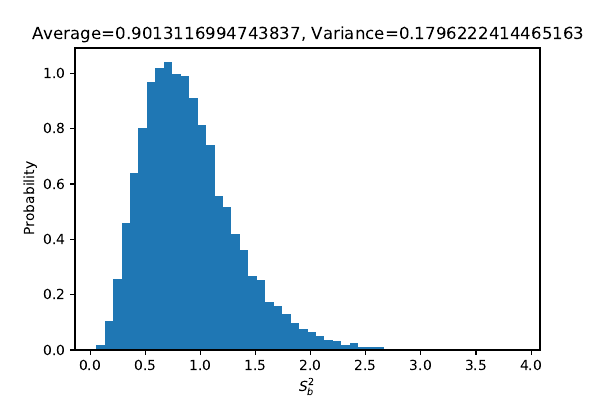

Here is the Python script that generated this plot:
import numpy as np
import matplotlib.pyplot as plt
# 5.2.1
n = 10
M = 10000
def calc_Sbsq(xlist):
    xbar = np.mean(xlist)
    return np.sum((xlist - xbar)**2) / len(xlist)
# Experiment for n=10
xlist = np.random.normal(loc=0, scale=1.0, size=n)
Sbsq = calc_Sbsq(xlist)
print(Sbsq)
# Repeat it for 10,000 times
ensemble1 = np.zeros(M)
for i in range(M):
    xlist = np.random.normal(loc=0, scale=1.0, size=n)
    Sbsq = calc_Sbsq(xlist)
    ensemble1[i] = Sbsq
# Plot a histogram of 10,000 experiments
avg = np.mean(ensemble1)
var = np.var(ensemble1)
plt.figure()
plt.hist(ensemble1, density=True, bins=50)
plt.xlabel(r'$S_b^2$')
plt.ylabel("Probability")
plt.title(f'Average={avg}, Variance={var}')
plt.savefig('HW5_2_1.pdf')